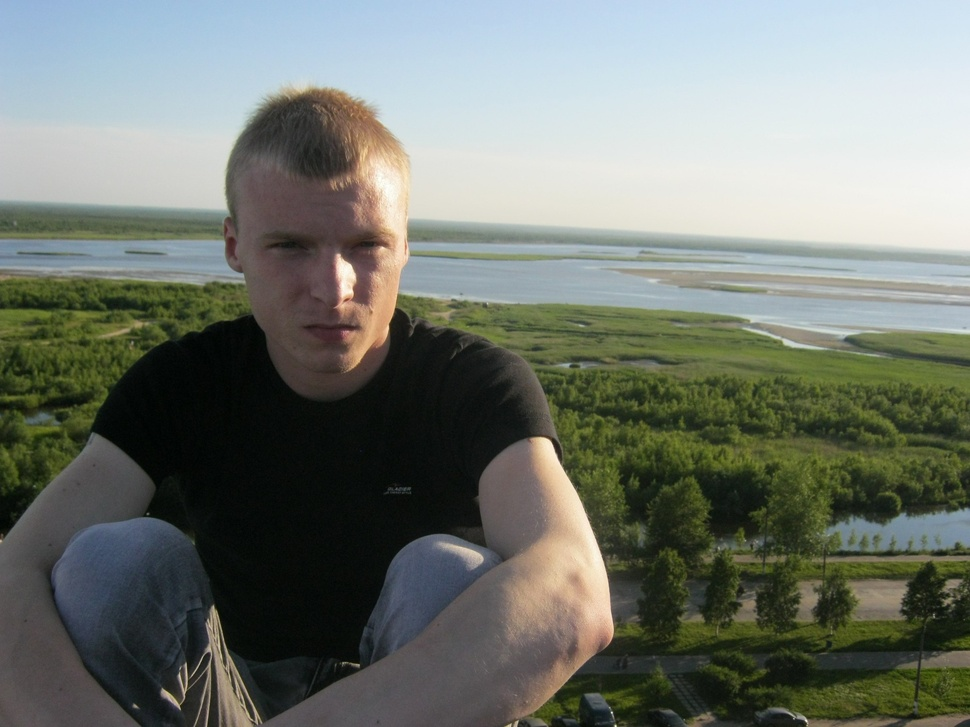
#> input picture tools/kesha_ref.jpg, 970 x 727 px, shrunk from 2000 x 1500 before the run
$ python -i p4v_hat.py   (imports and definitions only)
#> lines starting #> are read from the running program, lines starting #| are printed output that depends on the picture; after the words box and inside, x2 and y2 are one past the last pixel; in counts of white or black regions, pixels touching at a corner belong together
#> further down, picture is the input picture: PIL image 970x727 RGB; mean R, G, B 113.5, 119, 110.7
# ширина головного убора на кадре: самый верхний крупный тёмно-синий (фуражка) или зелёный (арбуз) кусок
import numpy as np
from PIL import Image
from scipy import ndimage
def hat_w(im, melon=False):
#> called with melon = False
    a = np.array(im.convert('RGBA')).astype(int); r, g, b, al = a[..., 0], a[..., 1], a[..., 2], a[..., 3]
#> after `r, g, b, al = (a[..., 0], a[..., 1], a[..., 2], a[..., 3])`:
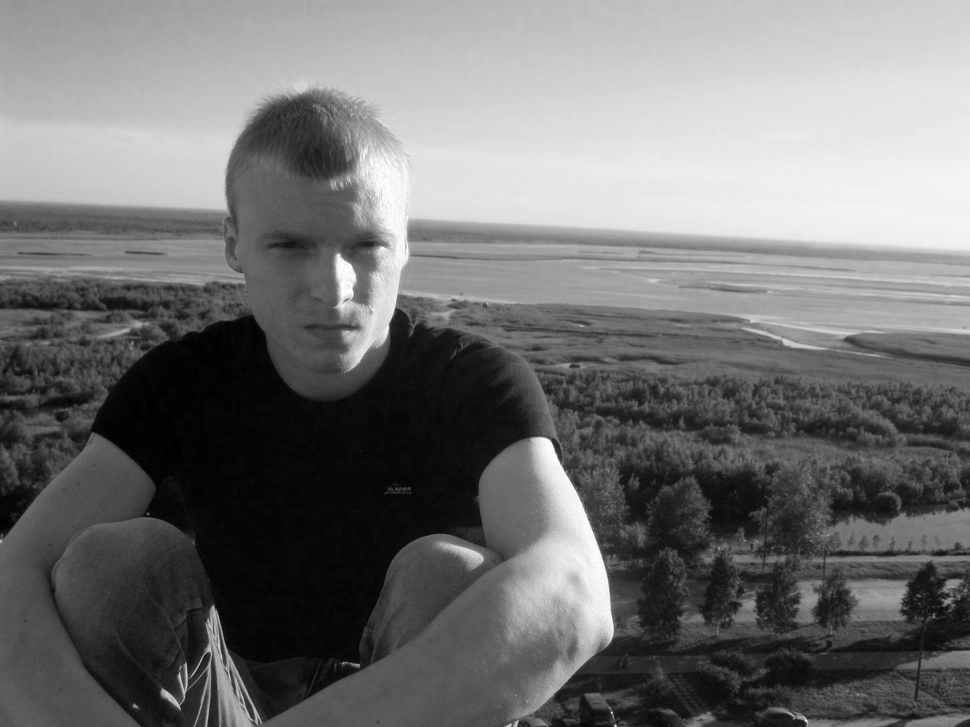
#> r: shape (727, 970) int64; min 0, max 255, mean 113.5
#> after `r, g, b, al = (a[..., 0], a[..., 1], a[..., 2], a[..., 3])`:
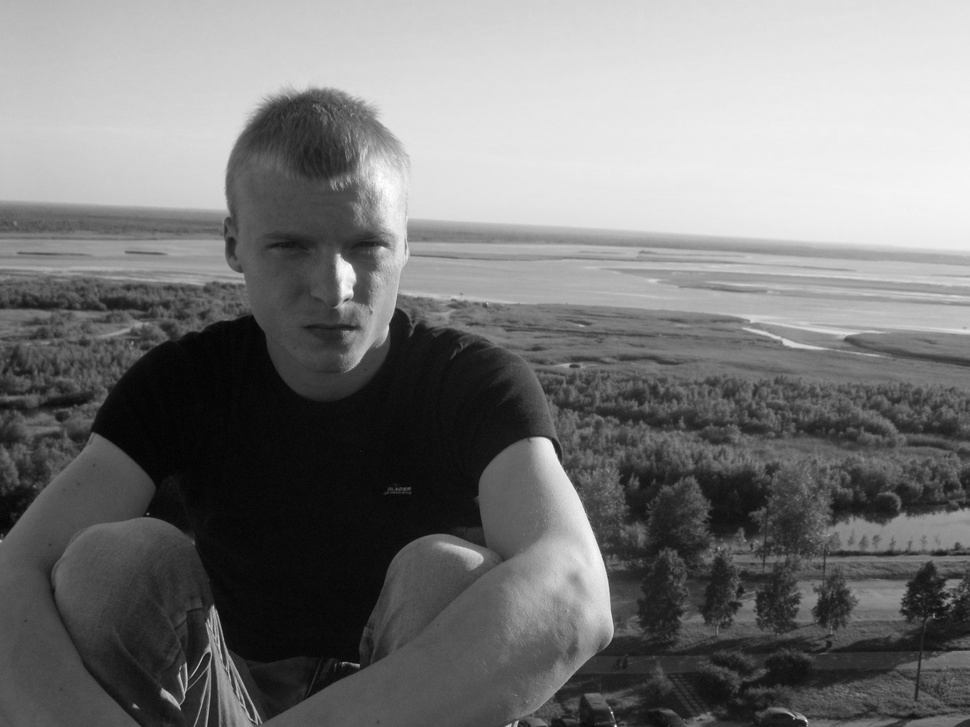
#> g: shape (727, 970) int64; min 1, max 255, mean 119
#> after `r, g, b, al = (a[..., 0], a[..., 1], a[..., 2], a[..., 3])`:
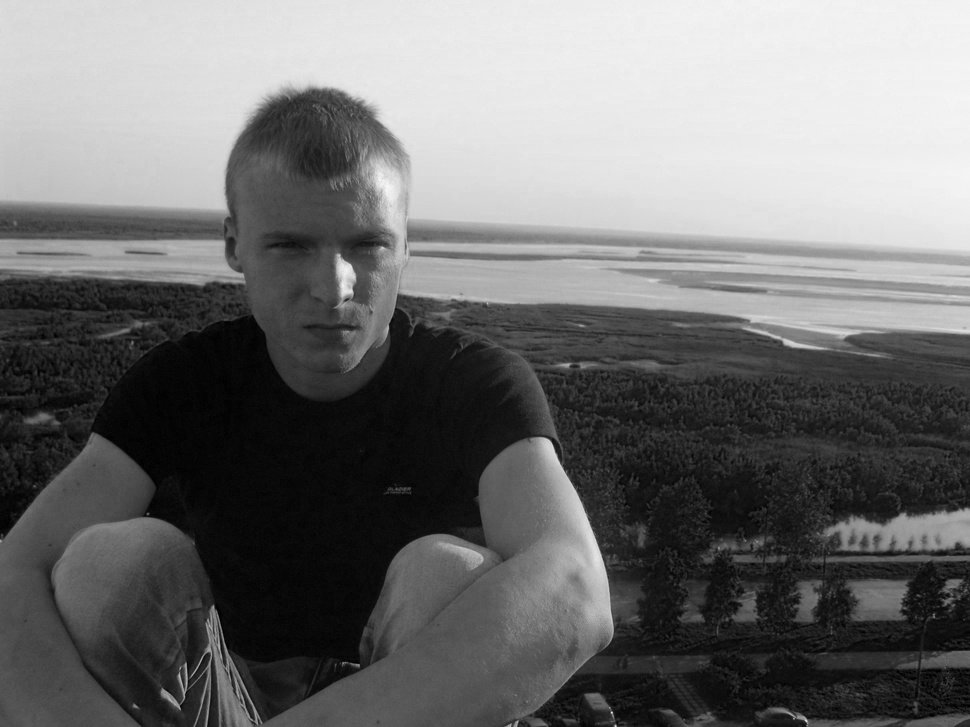
#> b: shape (727, 970) int64; min 0, max 248, mean 110.7
#> after `r, g, b, al = (a[..., 0], a[..., 1], a[..., 2], a[..., 3])`: al: shape (727, 970) int64; every value is 255
    H, W = al.shape
#> H = 727; W = 970
    if W > H * 1.3: return None                                     # лежит — не мерим
    if melon: m = (g > r + 30) & (g > b + 15) & (al > 0)
    else: m = (b > r + 18) & (r < 75) & (g < 85) & (b < 140) & (al > 0)
    m = ndimage.binary_opening(m, iterations=1)
    lab, n = ndimage.label(ndimage.binary_closing(m, iterations=3))
    if not n: return None
    sz = ndimage.sum(m, lab, range(1, n + 1)); sl = ndimage.find_objects(lab)
    cand = [i for i in range(n) if sz[i] > max(200, sz.max() * 0.15)]
    if not cand: return None
    i = min(cand, key=lambda i: sl[i][0].start)                     # самый верхний
    if sl[i][0].start > H * 0.45: return None
    return sl[i][1].stop - sl[i][1].start

>>> from PIL import Image
>>> picture = Image.open('kesha_ref.jpg')
>>> result = hat_w(picture)
